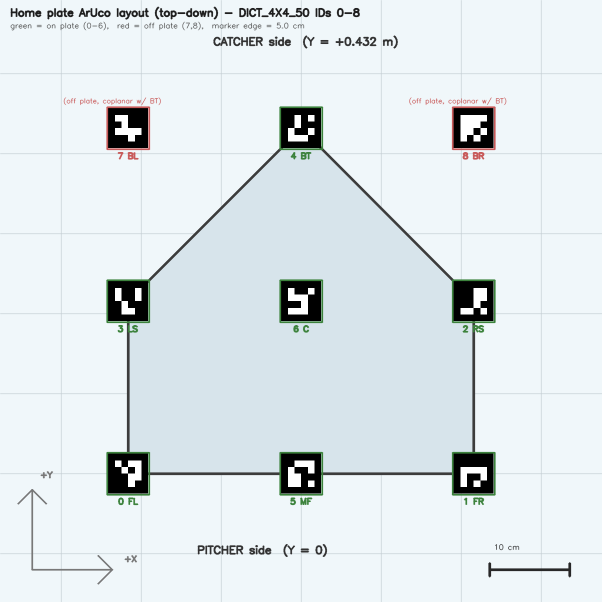
#> input picture server/plate_layout.png, 1203 x 1203 px (shown at 1/2 size)
$ python -i 19_frst.py   (imports and definitions only)   (older library calls are emulated)
#> lines starting #> are read from the running program, lines starting #| are printed output that depends on the picture; after the words box and inside, x2 and y2 are one past the last pixel; in counts of white or black regions, pixels touching at a corner belong together
### lab/research/scripts/_paths.py
"""Shared path constants — robust against folder reorganisation.

Searches upward from this file for a repo-root marker (`.git` or `server/`),
so scripts work regardless of nesting depth or cwd. Use::

    import sys
    sys.path.insert(0, str(__import__('pathlib').Path(__file__).resolve().parent))
    from _paths import ROOT, WS, OUT, NOTES, RESEARCH
"""
from __future__ import annotations
from pathlib import Path


def _find_repo_root() -> Path:
    p = Path(__file__).resolve()
    for parent in [p, *p.parents]:
        if (parent / ".git").exists() or (parent / "server").is_dir():
            return parent
    raise RuntimeError(f"repo root not found from {p}")


ROOT = _find_repo_root()
RESEARCH = ROOT / "lab" / "research"
WS = ROOT / "lab" / "standalone_workspace"
OUT = RESEARCH / "outputs"
NOTES = RESEARCH / "notes"


# Populated by load_manifest(): slug -> segment_id of the chosen segment.
# Schema v2 nests masks under masks/<segment_id>/, but legacy scripts wrote
# masks/<src>.png. Use this to bridge: `WS/"items"/slug/"masks"/SEG_BY_SLUG[slug]`.
SEG_BY_SLUG: dict[str, str] = {}


# [18 lines left out: function read_mask, not called in this run]


def load_manifest():
    """Load standalone_workspace manifest with v1-compat flattening.

    Schema v2 moved propagate_status / in_frame / out_frame / seed_frame /
    seed_point onto per-segment dicts. Most legacy research scripts expect
    those fields at the item level. We flatten by promoting fields from the
    item's active_segment (or first segment with propagate_status="done")
    onto the item itself, so both old and new scripts can read uniformly.

    Returns the parsed manifest dict (with items mutated in place to carry
    item-level shadow fields).
    """
    import json
    m = json.loads((WS / "manifest.json").read_text())
    for it in m.get("items", []):
        segs = it.get("segments") or []
        if not segs:
            continue
        active_id = it.get("active_segment_id")
        chosen = None
        if active_id:
            chosen = next((s for s in segs if s.get("id") == active_id), None)
        if chosen is None:
            chosen = next((s for s in segs if s.get("propagate_status") == "done"), None)
        if chosen is None:
            chosen = segs[0]
        for k in ("propagate_status", "in_frame", "out_frame", "seed_frame", "seed_point"):
            if k in chosen and k not in it:
                it[k] = chosen[k]
        seg_id = chosen.get("id")
        if seg_id:
            SEG_BY_SLUG[it["slug"]] = seg_id
            it.setdefault("_segment_id", seg_id)
    return m

### lab/research/scripts/19_frst.py
"""Fast Radial Symmetry Transform (FRST) — grayscale ball detector.

Implementation of Loy & Zelinsky 2003, bright-only branch:
  - vote accumulation at p - r*g_hat (against gradient = radial centre voting)
  - radii [3, 5, 8, 12] px tuned for ball area range ~60-3000 px²
  - 5-px NMS via dilate comparison
  - threshold tuned on session_s_16ec069a_b (train); 8 remaining sessions = test

Evaluation:
  - FRST alone R + FP rate
  - V11 ∪ FRST (5-px dedup) R + mean cands/frame
  - Mode α (M1, n=68 high-V/low-S) vs Mode β (M3 hue-shift, n=9) vs M2 recovery
  - Bench ms/frame

Run: cd lab/research && uv run python scripts/19_frst.py
"""
from __future__ import annotations
import json, time
from pathlib import Path
import numpy as np
import cv2
import sys

# Add lab/research/scripts to path so we can import ball_detector
sys.path.insert(0, str(Path(__file__).resolve().parent))
from ball_detector import BallDetector, BallDetectorConfig
from _paths import ROOT, WS, load_manifest, SEG_BY_SLUG, read_mask

# [1 line that did not run here, left out]

# ------------------------------------------------------------------
# FRST implementation
# ------------------------------------------------------------------

def _precompute_gradients(gray: np.ndarray, grad_thresh: float = 5.0
                          ) -> tuple[np.ndarray, np.ndarray, np.ndarray, np.ndarray]:
    """Compute normalised gradient unit vectors and valid-pixel flat indices.

    Returns (gx_n_flat, gy_n_flat, xs_valid_flat, ys_valid_flat) for valid pixels.
    """
#> called with grad_thresh = 5
    gx = cv2.Sobel(gray, cv2.CV_32F, 1, 0, ksize=3)
    gy = cv2.Sobel(gray, cv2.CV_32F, 0, 1, ksize=3)
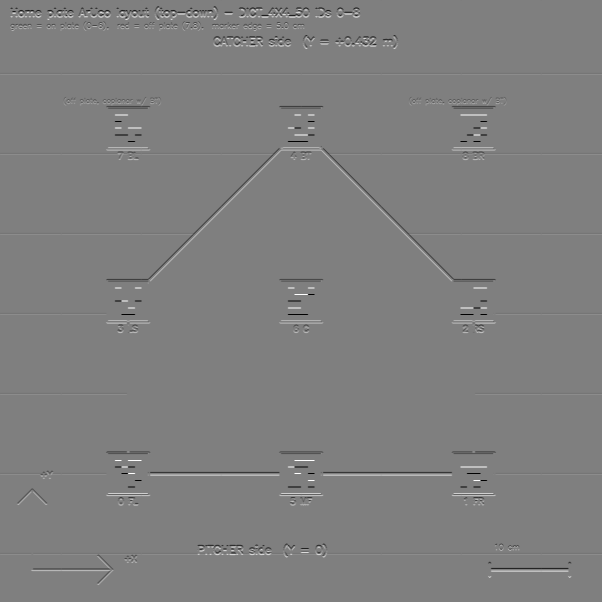
#> gy: shape (1203, 1203) float32 (shown at 1/2 size); min -1020, max 1020, mean 0; drawn with min black and max white
    mag = cv2.magnitude(gx, gy)
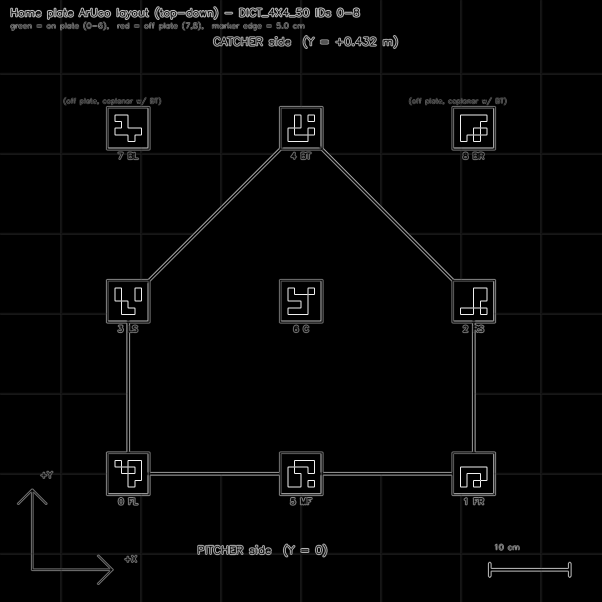
#> mag: shape (1203, 1203) float32 (shown at 1/2 size); min 0, max 1081.9, mean 24.2; drawn with min black and max white
    valid = mag > grad_thresh
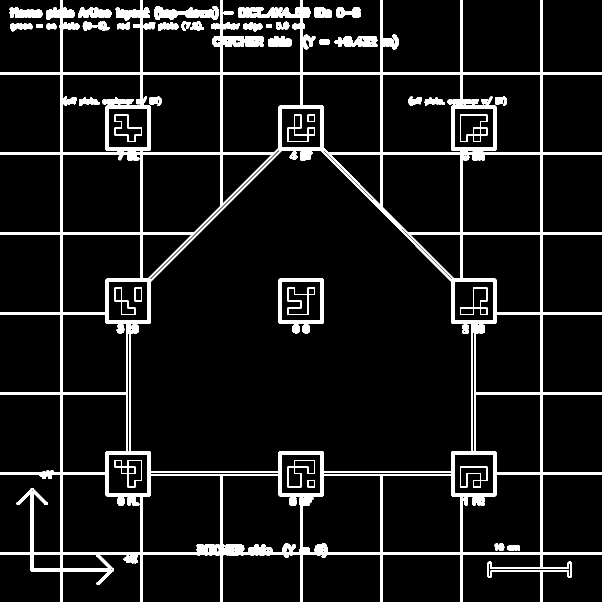
#> valid: shape (1203, 1203) bool (shown at 1/2 size); 8% white; 47 white regions, largest, box (x1, y1, x2, y2) and area: (0, 0, 1203, 1203) 93145, (557, 557, 648, 667) 2251, (308, 12, 438, 40) 2111
    inv_mag = np.where(valid, 1.0 / (mag + 1e-6), 0.0).astype(np.float32)
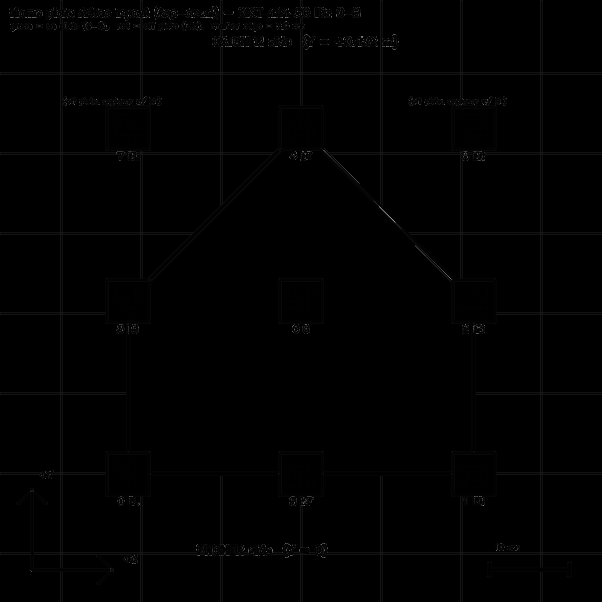
#> inv_mag: shape (1203, 1203) float32 (shown at 1/2 size); min 0, max 0.196, mean 0.000924; drawn with min black and max white
    gx_n = (gx * inv_mag).ravel()
    gy_n = (gy * inv_mag).ravel()
    h, w = gray.shape
#> h = 1203; w = 1203
    ys_flat = np.repeat(np.arange(h, dtype=np.int32), w)
    xs_flat = np.tile(np.arange(w, dtype=np.int32), h)
    vf = valid.ravel()
    return gx_n[vf], gy_n[vf], xs_flat[vf], ys_flat[vf], h, w


def frst(gray: np.ndarray, radii: list[int] | None = None) -> np.ndarray:
    """Compute FRST symmetry map (sum over radii), bright blobs only.

    Bright-only: votes at p - r*g_hat (against gradient direction) so votes
    converge at the centre of bright circular blobs (specular highlights).

    Uses np.bincount for O(N) scatter accumulation — ~5x faster than np.add.at.
    Gaussian sigma = 0.25*r per Loy 2003, alpha=1 normalisation.

    Returns S (h, w) float32 symmetry response image.
    """
    if radii is None:
        radii = [3, 5, 8, 12]
    gx_n, gy_n, xs_v, ys_v, h, w = _precompute_gradients(gray)
#> h = 1203; w = 1203
    S = np.zeros((h, w), dtype=np.float32)
    for r in radii:
        # Vote target: p - r*g_hat  (bright-blob polarity)
        px_v = np.clip(np.round(xs_v - r * gx_n).astype(np.int32), 0, w - 1)
        py_v = np.clip(np.round(ys_v - r * gy_n).astype(np.int32), 0, h - 1)
        idx = py_v * w + px_v
        O_r = np.bincount(idx, minlength=h * w).reshape(h, w).astype(np.float32)
        sigma = max(1.0, 0.25 * r)
        ksize = int(2 * np.ceil(2 * sigma) + 1)
        M_r = cv2.GaussianBlur(O_r, (ksize, ksize), sigma) / float(r)
        S += M_r
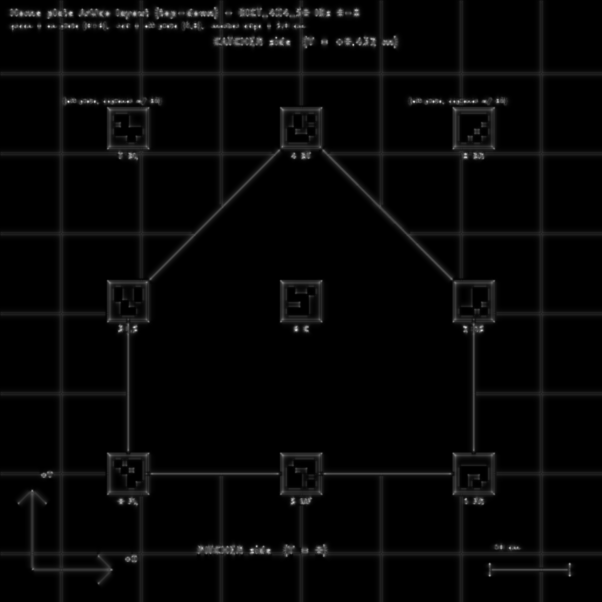
#> S: shape (1203, 1203) float32 (shown at 1/2 size); min 0, max 2.38, mean 0.0592; drawn with min black and max white
    return S


def frst_candidates(gray: np.ndarray,
                    radii: list[int] | None = None,
                    threshold: float = 0.5,
                    nms_r: int = 5) -> list[tuple[float, float, float]]:
    """Extract candidate centres from FRST symmetry map.

    NMS: local maxima (dilate trick).  Returns list of (px, py, score).
    """
    if radii is None:
        radii = [3, 5, 8, 12]
    S = frst(gray, radii)
    # 5-px NMS via dilate comparison (fast, no Python loop)
    ksize = 2 * nms_r + 1
    kernel = np.ones((ksize, ksize), dtype=np.uint8)
    dilated = cv2.dilate(S, kernel)
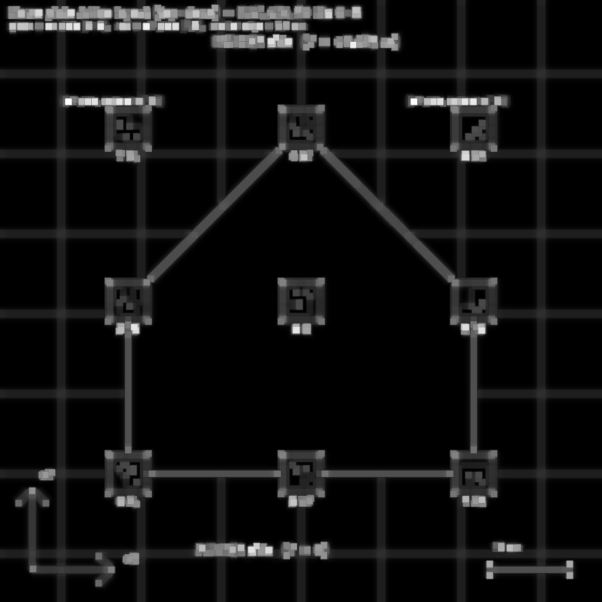
#> dilated: shape (1203, 1203) float32 (shown at 1/2 size); min 0, max 2.38, mean 0.151; drawn with min black and max white
    local_max = (S == dilated) & (S > threshold)
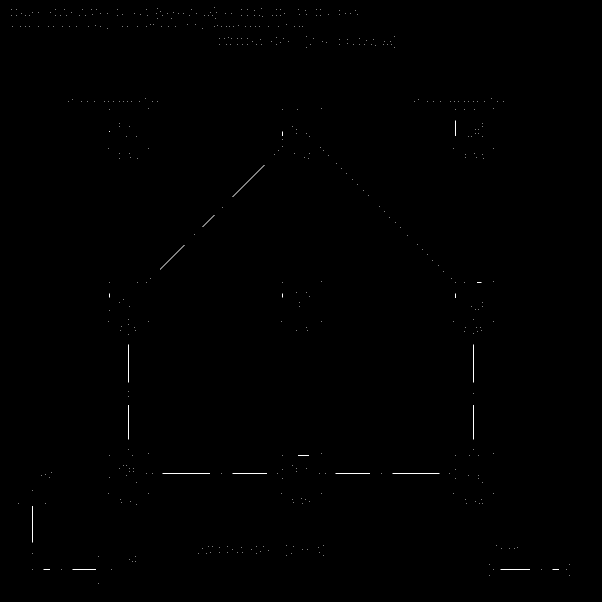
#> local_max: shape (1203, 1203) bool (shown at 1/2 size); 0.1% white in thin lines or dots, all inside (x1, y1, x2, y2) = (23, 15, 1140, 1167)
    ys, xs = np.where(local_max)
#> ys = 1511 values from 15 to 1166; xs = 1511 values, max 1139 at index 1369, min 23 at index 3, mean 549.5
    cands = [(float(xs[i]), float(ys[i]), float(S[ys[i], xs[i]])) for i in range(len(xs))]
#> cands = 1511 items, first 6: (429, 15, 1.43), (315, 16, 1.36), (522, 17, 1.19), (23, 18, 1.25), (33, 18, 1.3), (110, 18, 1.29)
    return cands


# ------------------------------------------------------------------
# Evaluation helpers
# ------------------------------------------------------------------

# [6 lines left out: function hit_check, not called in this run]


def v11_cands_to_tuples(v11_cands) -> list[tuple[float, float, float]]:
    return [(c.px, c.py, float(c.area)) for c in v11_cands]


# [385 lines left out: functions dedup_union, load_session_frames, classify_miss_mode, tune_threshold, bench_frst, main, not called in this run]


# [2 lines not run here, left out]

>>> import cv2
>>> picture = cv2.imread('../../../server/plate_layout.png', cv2.IMREAD_GRAYSCALE)
>>> result = frst_candidates(picture)
#> result has the same summary as cands in frst_candidates
